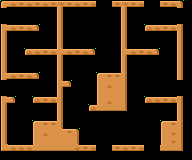

This is a level from a 2D game, rendered from its Tiled map with the project's own tilesets. A one-line summary and the complete map file follow:
An orthogonal 24x20 tile map with 8x8 px tiles, 1 tile layer (Tile Layer 1).

<map version="1.10" tiledversion="1.11.0" orientation="orthogonal" renderorder="right-down" width="24" height="20" tilewidth="8" tileheight="8" infinite="0" nextlayerid="2" nextobjectid="1">
 <tileset firstgid="1" source="foregroundtiles.tsx" />
 <layer id="1" name="Tile Layer 1" width="24" height="20">
  <data encoding="csv">
3,12,10,12,10,12,10,4,10,12,10,12,0,0,10,4,10,12,0,0,10,12,5,0,
0,0,0,0,0,0,0,15,0,0,0,0,0,0,0,15,0,0,0,0,0,0,0,0,
0,0,0,0,0,0,0,15,0,0,0,0,0,0,0,15,0,0,0,0,0,0,0,0,
6,12,10,12,2,0,0,15,0,0,0,0,0,0,0,15,0,0,37,12,10,12,8,0,
15,0,0,0,0,0,0,15,0,0,0,0,0,0,0,15,0,0,0,0,0,0,15,0,
15,0,0,0,0,0,0,15,0,0,0,0,0,0,0,15,0,0,0,0,0,0,15,0,
15,0,0,37,12,10,12,7,12,10,12,2,0,0,0,6,12,10,12,2,0,0,15,0,
15,0,0,0,0,0,0,15,0,0,0,0,0,0,0,15,0,0,0,0,0,0,15,0,
15,0,0,0,0,0,0,15,0,0,0,0,0,0,0,15,0,0,0,0,0,0,15,0,
6,12,10,12,2,0,0,15,0,0,0,0,20,30,30,34,0,0,0,0,0,0,15,0,
0,0,0,0,0,0,0,6,2,0,0,0,25,17,19,26,0,0,0,0,0,0,0,0,
0,0,0,0,0,0,0,15,0,0,0,0,25,19,19,26,0,0,0,0,0,0,0,0,
6,2,0,0,37,10,12,8,0,0,0,0,25,17,19,26,0,0,37,12,10,12,8,0,
15,0,0,0,0,0,0,15,0,0,0,37,36,28,28,32,0,0,0,0,0,0,15,0,
15,0,0,0,0,0,0,15,0,0,0,0,0,0,0,0,0,0,0,0,0,0,15,0,
15,0,0,0,20,30,30,34,0,0,0,0,0,0,0,0,0,0,0,0,20,30,34,0,
15,0,0,0,25,17,19,24,30,22,0,0,0,0,0,0,0,0,0,0,25,18,26,0,
15,0,0,0,25,19,19,19,19,26,0,0,0,0,0,0,0,0,0,0,25,18,26,0,
31,12,12,12,36,28,28,28,28,29,10,12,0,0,10,12,10,12,0,0,36,28,32,0,
0,0,0,0,0,0,0,0,0,0,0,0,0,0,0,0,0,0,0,0,0,0,0,0
</data>
 </layer>
</map>
